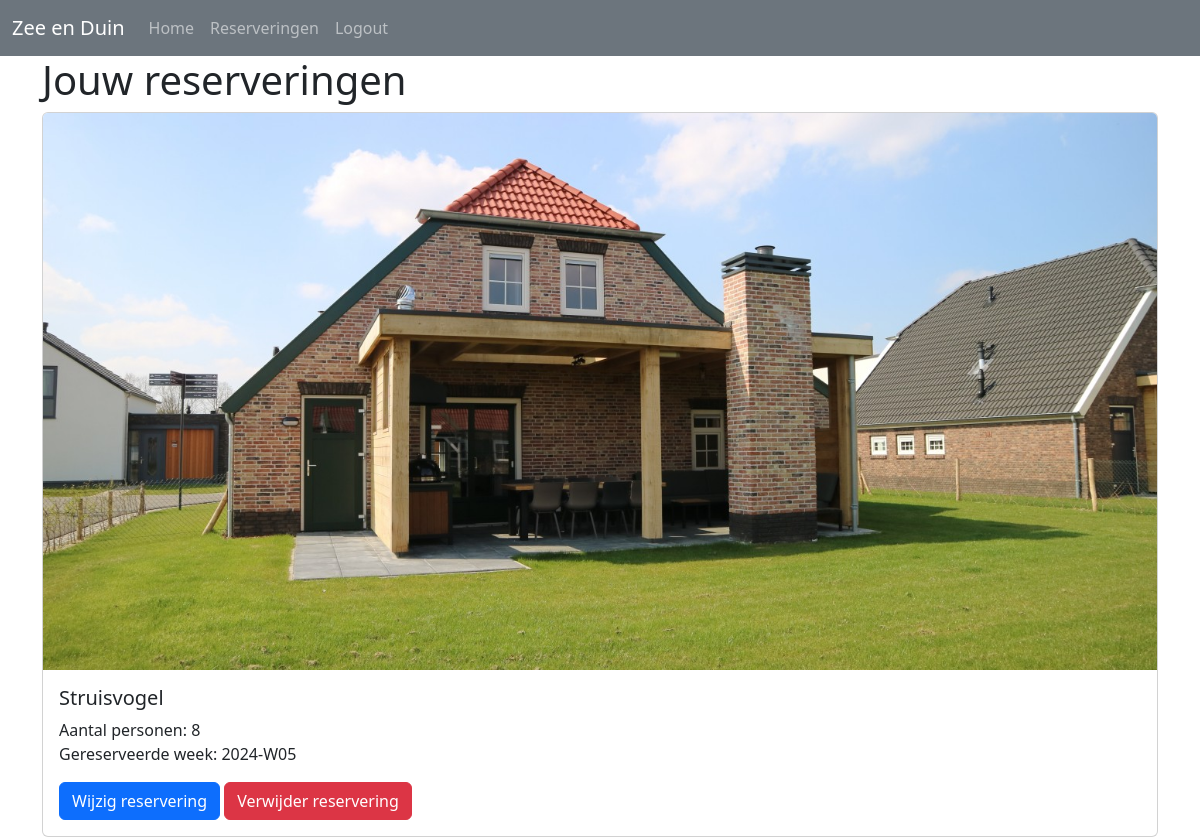
/reservations/ (signed in), run on the app's committed database.
### Website/models.py (models this page shows)
class Reservation(db.Model):
    id = db.Column(db.Integer, primary_key=True)
    user_id = db.Column(db.Integer, db.ForeignKey('user.id'), nullable=False)
    bungalow_id = db.Column(db.Integer, db.ForeignKey('bungalow.id'), nullable=False)
    week = db.Column(db.String(10), nullable=False)

class Bungalowtype(db.Model):
    id = db.Column(db.Integer, primary_key=True)
    aantal_personen = db.Column(db.Integer, unique=True, nullable=False)
    weekprijs = db.Column(db.Float, nullable=False)
    fotopath = db.Column(db.String)
    bungalows = db.relationship('Bungalow', backref='type', lazy=True)

class Bungalow(db.Model):
    id = db.Column(db.Integer, primary_key=True)
    naam = db.Column(db.String(255), unique=True, nullable=False)
    type_id = db.Column(db.Integer, db.ForeignKey('bungalowtype.id'), nullable=False)
    reservations = db.relationship('Reservation', backref='bungalow', lazy=True)

### Website/views.py (the view)
@views.route('/reservations/')
@login_required
def reservations():
    user_reservations = Reservation.query.filter_by(user_id=current_user.id).all()
    if user_reservations == None:
        return 'Je hebt nog geen reserveringen'
    else:
        return render_template('reservations.html', user=current_user, reservations=user_reservations)

### Website/templates/reservations.html (shortened to what this page needs)
{% extends "base.html" %}
{% block content%}
<html lang="en">
  <head>
  </head>
  <body>
    <h1>Jouw reserveringen</h1>
        {% for reservation in reservations %}
            <div class="card">
              <img src="{{ url_for('static', filename='images/'+ reservation.bungalow.type.fotopath+'.jpg') }}" class="card-img-top" alt="...">
              <div class="card-body">
                <h5 class="card-title">{{ reservation.bungalow.naam }}</h5>
                <p class="card-text">Aantal personen: {{ reservation.bungalow.type.aantal_personen }}<br>
                  Gereserveerde week: {{reservation.week}}</p>
                <a href="{{ url_for('views.change_reservation', reservation_id=reservation.id) }}" class="btn btn-primary">Wijzig reservering</a>
                <a href="{{ url_for('views.delete_reservation', reservation_id=reservation.id) }}" class="btn btn-danger">Verwijder reservering</a>
              </div>
        {% endfor %}
  </body>
</html>
{% endblock %}

### data on the page
Reservation: fotopath (picture), bungalow.naam "Struisvogel", bungalow.type.aantal_personen "8", week "2024-W05"
